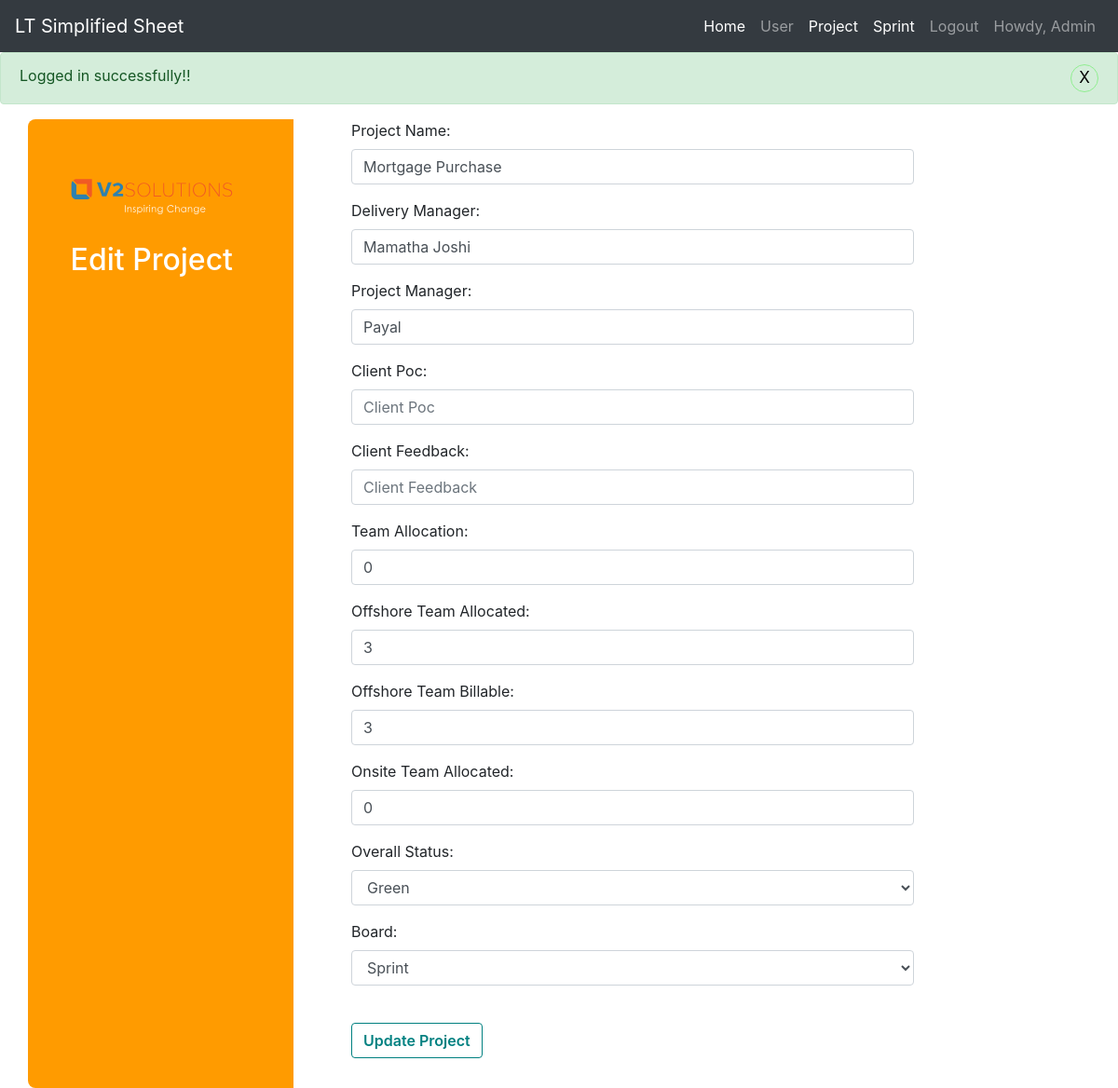
/project_edit.php?action=editproject&project_id=12 (signed in), run on the app's committed database.
### tables this page shows
CREATE TABLE `project` (
  `project_id` int(55) NOT NULL,
  `project_name` varchar(255) NOT NULL,
  `delivery_manager` varchar(255) NOT NULL,
  `project_manager` varchar(255) NOT NULL,
  `client_poc` varchar(255) NOT NULL,
  `client_feedback` text NOT NULL,
  `team_allocation` int(255) NOT NULL,
  `offshore_team_allocated` int(11) NOT NULL,
  `offshore_team_billable` int(11) NOT NULL,
  `onsite_team_allocated` int(11) NOT NULL,
  `onsite_team_billable` int(11) NOT NULL,
  `status_date` datetime NOT NULL DEFAULT current_timestamp(),
  `overall_status` varchar(100) NOT NULL,
  `is_sprint` smallint(6) NOT NULL DEFAULT 0
);

### includes/function.php (called while the page is built, shortened)
<?php
function tep_db_fetch_array($db_query)
{
  return mysqli_fetch_array($db_query, MYSQLI_ASSOC);
}
function tep_db_query($query, $link = 'db_link')
{
  global $$link;
  $result = mysqli_query($$link, $query) or tep_db_error($query, mysqli_errno($$link), mysqli_error($$link));
  return $result;
}

### project_edit.php (the view, shortened to what this page needs)
<?php
require('includes/db.php');
include('includes/header.php');
if (isset($_GET['action']) && ($_GET['action'] === 'editproject')) {
    $usql = "SELECT `project_id`, `project_name`, `delivery_manager`, `project_manager`, `client_poc`, `client_feedback`, `team_allocation`, `offshore_team_allocated`, `offshore_team_billable`, `onsite_team_allocated`, `onsite_team_billable`, `status_date`, `overall_status`, is_sprint FROM project WHERE project_id = '" . $_GET['project_id'] . "'";
    $uresult = tep_db_query($usql);
    $data = tep_db_fetch_array($uresult);
}
?>
<div class="container contact">
<?php if (isset($_GET['action']) && ($_GET['action'] === 'editproject')) { ?>
	<div class="row mt-3">
		<div class="col-md-3">
			<div class="contact-info">
				<img src="images/v-2-logo.svg" alt="image"/>
				<h2>Edit Project</h2>
			</div>
		</div>
		<div class="col-md-9">
        <form method="POST" action="project_edit.php?action=updateproject" name="automate-sheet">
			<div class="contact-form">
				<div class="form-group">
				  <label class="control-label col-sm-6" for="fname">Project Name:</label>
				  <div class="col-sm-10">
                  <input type="text" class="form-control" value="<?php echo $data['project_name'] ?>" name="project_name" />
				  </div>
				</div>
				<div class="form-group">
				  <label class="control-label col-sm-6" for="lname">Delivery Manager:</label>
				  <div class="col-sm-10">
                    <input type="text" class="form-control" placeholder="Delivery Manager" name="delivery_manager" value="<?php echo $data['delivery_manager'] ?>" />
				  </div>
				</div>
				<div class="form-group">
				  <label class="control-label col-sm-6" for="email">Project Manager:</label>
				  <div class="col-sm-10">
                    <input type="text" class="form-control" placeholder="Project Manager" name="project_manager" value="<?php echo $data['project_manager'] ?>" />
				  </div>
				</div>
				<div class="form-group">
				  <label class="control-label col-sm-6" for="comment">Client Poc:</label>
				  <div class="col-sm-10">
                  <input type="text" class="form-control" placeholder="Client Poc" name="client_poc" value="<?php echo $data['client_poc'] ?>" />
				  </div>
				</div>
                <div class="form-group">
				  <label class="control-label col-sm-6" for="comment">Client Feedback:</label>
				  <div class="col-sm-10">
                  <input type="text" class="form-control" placeholder="Client Feedback" name="client_feedback" value="<?php echo $data['client_feedback'] ?>" />
				  </div>
				</div>
                <div class="form-group">
				  <label class="control-label col-sm-6" for="comment">Team Allocation:</label>
				  <div class="col-sm-10">
                  <input type="number" class="form-control" placeholder="Team Allocation" name="team_allocation" value="<?php echo $data['team_allocation'] ?>" />
				  </div>
				</div>
                <div class="form-group">
				  <label class="control-label col-sm-6" for="comment">Offshore Team Allocated:</label>
				  <div class="col-sm-10">
                  <input type="number" class="form-control" placeholder="Offshore Team Allocated" name="offshore_team_allocated" value="<?php echo $data['offshore_team_allocated'] ?>" />
				  </div>
				</div>
                <div class="form-group">
				  <label class="control-label col-sm-6" for="comment">Offshore Team Billable:</label>
				  <div class="col-sm-10">
                  <input type="number" class="form-control" placeholder="Offshore Team Billable" name="offshore_team_billable" value="<?php echo $data['offshore_team_billable'] ?>" />
				  </div>
				</div>
                <div class="form-group">
				  <label class="control-label col-sm-6" for="comment">Onsite Team Allocated:</label>
				  <div class="col-sm-10">
                  <input type="number" class="form-control" placeholder="Onsite Team Allocated" name="onsite_team_allocated" value="<?php echo $data['onsite_team_allocated'] ?>" />
				  </div>
				</div>
                <div class="form-group">
				  <label class="control-label col-sm-6" for="comment">Overall Status:</label>
				  <div class="col-sm-10">
                  <select name="overall_status" class="form-control">
                        <option value="green" <?php echo ($data['overall_status'] == 'green' ? 'selected' : ''); ?>>Green</option>
                    </select>
				  </div>
				</div>
                <div class="form-group">
				  <label class="control-label col-sm-6" for="comment">Board:</label>
				  <div class="col-sm-10">
                    <select name="is_sprint" class="form-control">
                        <option value="0" <?php echo ($data['is_sprint'] == '0' ? 'selected' : ''); ?>>Sprint</option>
                    </select>
				  </div>
				</div>
				<div class="form-group">
				  <div class="col-sm-offset-2 col-sm-10">
					<button type="submit" class="btn btn-default" name="automate">Update Project</button>
				  </div>
				</div>
			</div>
        </form>
		</div>
	</div>
<?php } ?>
</div>
<?php include_once('includes/footer.php'); ?>

### css/style.css (style rules this page uses)
form { padding: 0 2em; }
.btn { transition: all .5s ease; color:#008080; font-weight: 600; background-color: #fff; border: 1px solid #008080; margin-top: 1.5em; margin-bottom: 1em; }
.contact .col-md-3 { background: #ff9b00; padding: 4%; border-top-left-radius: 0.5rem; border-bottom-left-radius: 0.5rem; }
.contact-info { margin-top: 10%; }
.contact-info img { margin-bottom: 15%; }
.contact-info h2 { color: #fff; }

### data on the page
project: project_name "Mortgage Purchase", delivery_manager "Mamatha Joshi", project_manager "Payal", team_allocation "0", offshore_team_allocated "3", offshore_team_billable "3", onsite_team_allocated "0", overall_status "Green", is_sprint "Sprint"

### other printed values
$_SESSION['loginuser']['name'] "Admin"
$_SESSION['success'] "Logged in successfully!!"
